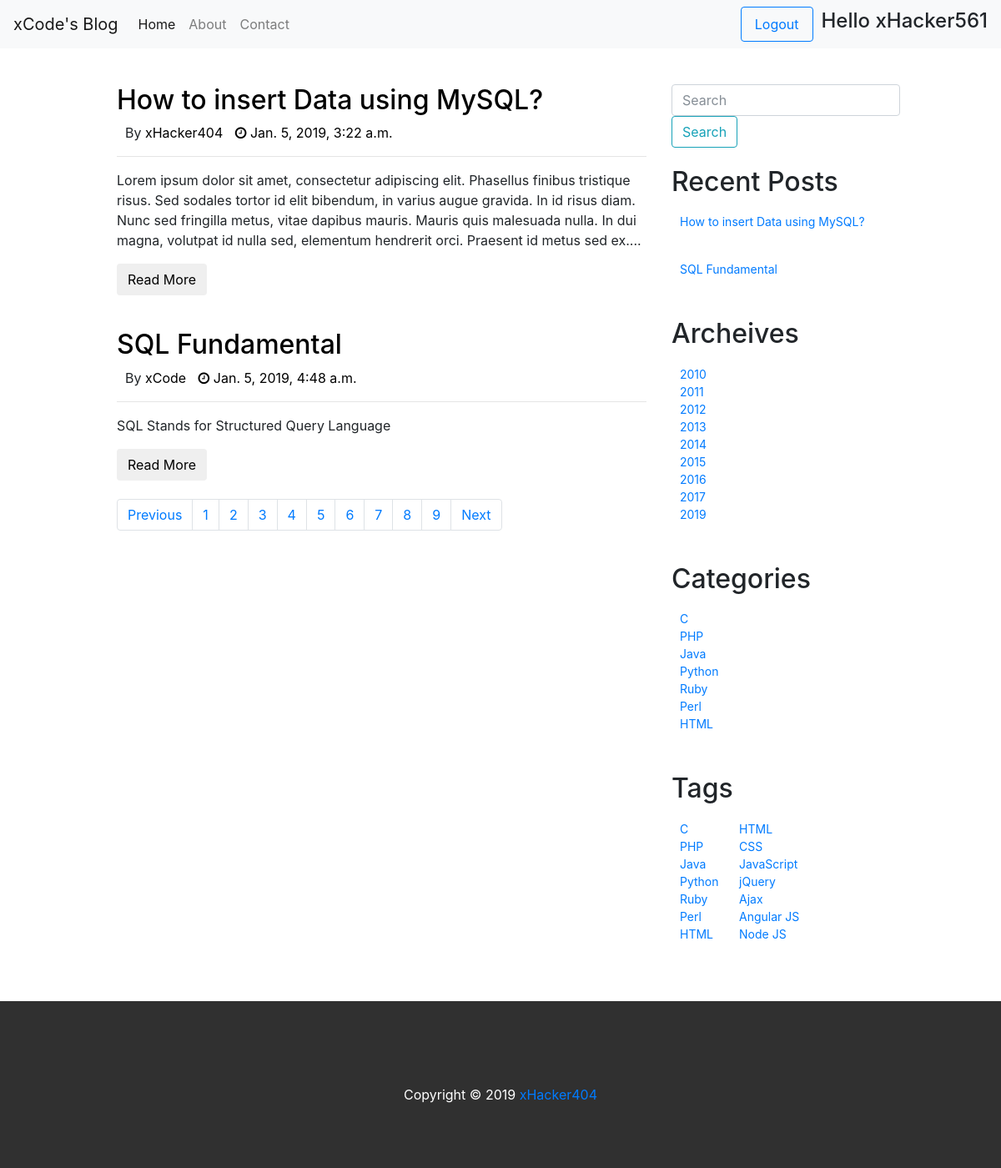
Screenshot of / (signed in) with the database file from the repository.
### blog/models.py (models this page shows, shortened)
class Post(models.Model):
    title = models.CharField(max_length=250,unique=True)
    content = models.CharField(max_length=1000)
    author = models.CharField(max_length=100, default="xHacker404")
    published_date = models.DateTimeField()

### blog/views.py (the view)
# urls.py: path('', views.index, name="index"),
def index(request):
    post_list = Post.objects.order_by('published_date')
    my_dict = {'posts':post_list}
    return render(request, 'blog/index.html', context=my_dict)

### templates/blog/index.html
<!DOCTYPE html>
{% extends 'blog/base.html'%}
{% block post_block %}
<div class="col-md-7">
	{% if posts %}
			{% for post in posts %}
		<div class="post">
        <h2><a href="single.html"> {{ post.title}} </a></h2>
        <ul>
            <li>By  <a href="archeive.html">{{ post.author}}</a></li>
            <li><a href="archeive.html"> <i class="fa fa-clock-o" aria-hidden="true"></i> {{ post.published_date }}</a></li>
        </ul>
        <hr>
        <p>{{post.content}}</p>
        <button class="btn"><a href="single.html">Read More</a></button>
    </div>
		{% endfor %}
		<nav aria-label="Page navigation example" style="margin-top:22px">
					<ul class="pagination" style="position: relative; align-self: center">
						<li class="page-item"><a class="page-link" href="#">Previous</a></li>
						<li class="page-item"><a class="page-link" href="#">1</a></li>
						<li class="page-item"><a class="page-link" href="#">2</a></li>
						<li class="page-item"><a class="page-link" href="#">3</a></li>
						<li class="page-item"><a class="page-link" href="#">4</a></li>
						<li class="page-item"><a class="page-link" href="#">5</a></li>
						<li class="page-item"><a class="page-link" href="#">6</a></li>
						<li class="page-item"><a class="page-link" href="#">7</a></li>
						<li class="page-item"><a class="page-link" href="#">8</a></li>
						<li class="page-item"><a class="page-link" href="#">9</a></li>
						<li class="page-item"><a class="page-link" href="#">Next</a></li>
					</ul>
		</nav>
		{% else %}
		<p>Sorry!! No post has been found!!!</p>
		{% endif %}
</div>
{% endblock %}

### templates/blog/base.html (shortened to what this page needs)
<!DOCTYPE html>
{% load staticfiles %}
<html lang="us">
<head>
    <link href="{% static "css/bootstrap.min.css" %}"rel="stylesheet" type="text/css">
    <link href="{% static "css/jquery-ui.css" %}" rel="stylesheet">
    <link rel="stylesheet" href="https://cdnjs.cloudflare.com/ajax/libs/font-awesome/4.7.0/css/font-awesome.min.css">
    <link href="{% static "css/style.css" %}" rel="stylesheet" type="text/css">
</head>
<body>
		<div class="row">
        <div class="col-md-12">
            <nav class="navbar navbar-expand-lg navbar-light bg-light fixed-top">
              <a class="navbar-brand" href="index.html">xCode's Blog</a>
              <div class="collapse navbar-collapse" id="navbarSupportedContent">
                <ul class="navbar-nav mr-auto">
                  <li class="nav-item active">
                    <a class="nav-link" href="index.html">Home <span class="sr-only">(current)</span></a>
                  </li>
                  <li class="nav-item">
                    <a class="nav-link" href="#">About</a>
                  </li>
                  <li class="nav-item">
                    <a class="nav-link " href="#">Contact</a>
                  </li>
                </ul>
                <form class="form-inline my-2 my-lg-0">
									{% if user.is_authenticated %}
									<a class="nav-link btn btn-outline-primary" href="{% url 'blog:logout' %}" >Logout</a>
                  <h2 style="font-size:24px; padding-left:10px"> Hello {{user.username}} </h2>
									{% else %}
									<a class="nav-link btn btn-outline-primary" href="{% url 'blog:user_login' %}" >Login</a>
                  <a class="nav-link btn btn-outline-success" href="{% url 'blog:sign-up'%}" style="margin-left: 10px">Sign Up</a>
									{% endif %}
								</form>
              </div>
         </nav>
        </div>
    </div>
    <div class="container">
        <div class="row" style="margin-top:100px ">
            <div class="col-md-1" id="left-sidebar"></div>
            {% block post_block %}
            {% endblock %}
            <div class="col-md-4" id="right-sidebar">
                <form class="form-inline">
                    <input class="form-control mr-sm-2" type="text" placeholder="Search">
                    <button class="btn btn-outline-info my-2 my-sm-0" type="submit">Search</button>
               </form>
                 <div class="widget">
                    <h2>Recent Posts</h2>
										{% if posts %}
											{% for post in posts %}
										<ul>
                        <li> <a href="#">{{post.title}}</a> </li>
                    </ul>
											{% endfor %}
										{% else %}
										<p>No Recent Post!</p>
										{% endif %}
                </div>
                <div class="widget">
                    <h2>Archeives</h2>
                    <ul>
                        <li> <a href="#">2010</a> </li>
                        <li> <a href="#">2011</a> </li>
                        <li> <a href="#">2012</a> </li>
                        <li> <a href="#">2013</a> </li>
                        <li> <a href="#">2014</a> </li>
                        <li> <a href="#">2015</a> </li>
                        <li> <a href="#">2016</a> </li>
                        <li> <a href="#">2017</a> </li>
                        <li> <a href="#">2019</a> </li>
                    </ul>
                </div>
                <div class="widget">
                    <h2>Categories</h2>
                    <ul>
                        <li> <a href="#">C</a> </li>
                        <li> <a href="#">PHP</a> </li>
                        <li> <a href="#">Java</a> </li>
                        <li> <a href="#">Python</a> </li>
                        <li> <a href="#">Ruby</a> </li>
                        <li> <a href="#">Perl</a> </li>
                        <li> <a href="#">HTML</a> </li>
                    </ul>
                </div>
                <div class="widget">
                    <h2>Tags</h2>
                    <ul>
                        <li> <a href="#">C</a> </li>
                        <li> <a href="#">PHP</a> </li>
                        <li> <a href="#">Java</a> </li>
                        <li> <a href="#">Python</a> </li>
                        <li> <a href="#">Ruby</a> </li>
                        <li> <a href="#">Perl</a> </li>
                        <li> <a href="#">HTML</a> </li>
                    </ul>
                    <ul>
                        <li> <a href="#">HTML</a> </li>
                        <li> <a href="#">CSS</a> </li>
                        <li> <a href="#">JavaScript</a> </li>
                        <li> <a href="#">jQuery</a> </li>
                        <li> <a href="#">Ajax</a> </li>
                        <li> <a href="#">Angular JS</a> </li>
                        <li> <a href="#">Node JS</a> </li>
                    </ul>
                </div>
            </div>
        </div>
    </div>
    <div class="row">
            <div class="col-md-12">
                <footer>
                    Copyright &copy; 2019 <a href="http://xHacker404.com">xHacker404</a>
                </footer>
            </div>
    </div>
</body>
</html>

### static/css/style.css (style rules this page uses)
.widget { margin-top:22px; }
.widget ul { padding: 10px; display:inline-block; }
.widget ul li { list-style-type:none; display: block; color:blue; font-size:14px; margin-left:0; }
.post:first-child { margin-top:0px; }
.post { margin-top:40px; }
.post a { text-decoration: none; color: black; }
.post ul { padding: 0; }
.post ul li { list-style: none; display: inline; margin-left:10px; }
footer { background:#303030; color:white; text-align: center; padding:100px; height:200px; margin-top:44px; }

### rows the page displays
Post: title "How to insert Data using MySQL?", author "xHacker404", published_date "Jan. 5, 2019, 3:22 a.m.", content "Lorem ipsum dolor sit amet, consectetur adipiscing elit. Phasellus finibus tristique risus. Sed sodales tortor id elit bibendum, in varius augue gravida. In id risus diam. Nunc sed fringilla metus, vitae dapibus mauris. Mauris quis malesuada nulla. In dui magna, volutpat id nulla sed, elementum hendrerit orci. Praesent id metus sed ex...."
Post: title "SQL Fundamental", author "xCode", published_date "Jan. 5, 2019, 4:48 a.m.", content "SQL Stands for Structured Query Language"

### other values shown
{{ user.username }} "xHacker561"
